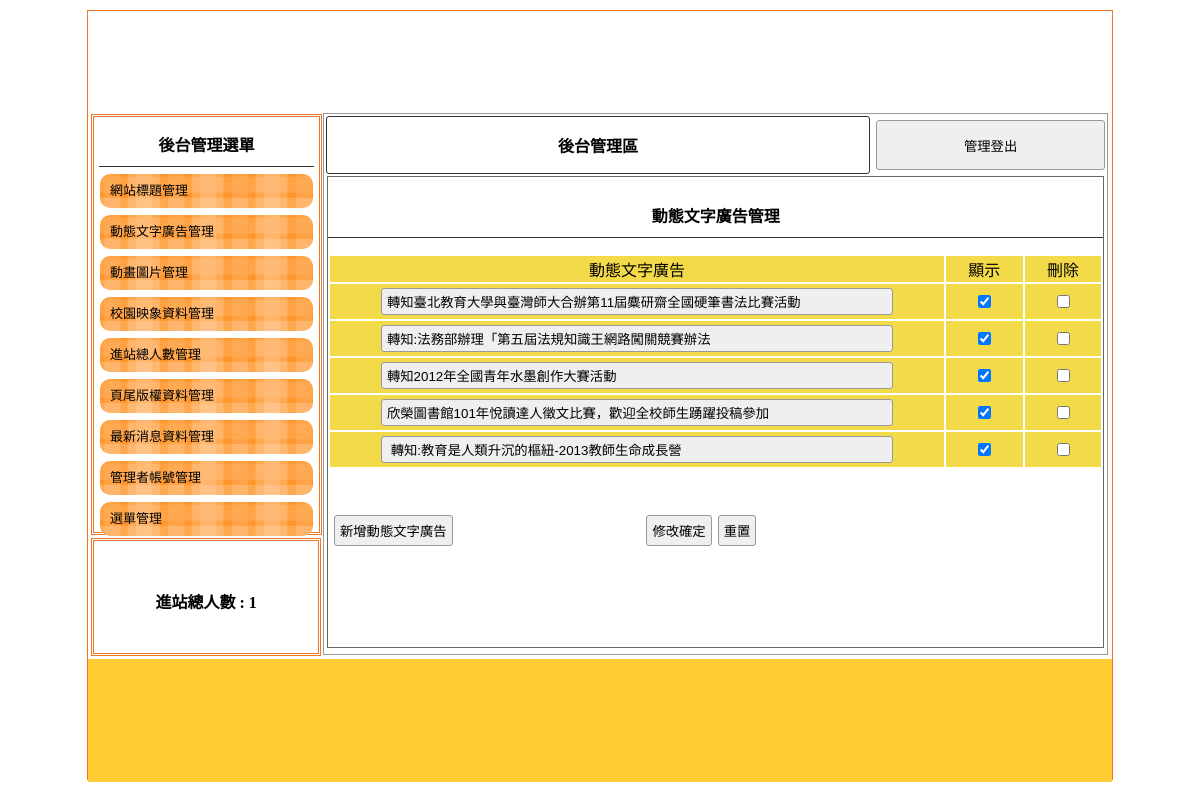
/admin.php?do=admin&redo=ad, run on the app's committed database.
### tables this page shows
CREATE TABLE `marquee` (
  `marquee_seq` int(10) NOT NULL,
  `marquee_txt` text NOT NULL,
  `marquee_display` int(2) NOT NULL
);

### a_ad.php (the view, shortened to what this page needs)
<?php
$sql = "select * from marquee ";
$c1  = mysqli_query($link,$sql);
$c2  = mysqli_fetch_assoc($c1);
?>
<div style="width:99%; height:87%; margin:auto; overflow:auto; border:#666 1px solid;">
                                    <p class="t cent botli">動態文字廣告管理</p>
        <form method="post"  action="">
    <table width="100%">
    	<tbody><tr class="yel">
        	<td width="80%">動態文字廣告</td><td width="10%">顯示</td><td width="10%">刪除</td>
                    </tr>
                    <?php do{ ?>
                    <tr class="yel">
                    <td width="80%"><input type="text" value="<?=$c2["marquee_txt"]?>" name="update[]" style="width:500px;" ></td>
                    <td width="10%"><input type="checkbox" name="display[]" value="<?=$c2["marquee_seq"]?>" <?php if($c2["marquee_display"] == 1){ echo "checked='checked'"; } ?> ></td>
                    <td width="10%"><input type="checkbox" name="del[]" value="<?=$c2["marquee_seq"]?>" > </td>
                    </tr>
                    <?php }while($c2  = mysqli_fetch_assoc($c1)) ?>
    </tbody></table>
           <table style="margin-top:40px; width:70%;">
     <tbody><tr>
      <td width="200px"><input type="button" onclick="op(&#39;#cover&#39;,&#39;#cvr&#39;,&#39;a_ad_add.php?do=marquee&#39;)" value="新增動態文字廣告"></td>
      <td class="cent"><input type="submit" value="修改確定"><input type="reset" value="重置"></td>
     </tr>
    </tbody></table>
        </form>
                                    </div>
                                                </div>

### admin.php (shortened to what this page needs)
<?php
include_once("title_list.php");
?>
<!DOCTYPE html PUBLIC "-//W3C//DTD XHTML 1.0 Transitional//EN" "http://www.w3.org/TR/xhtml1/DTD/xhtml1-transitional.dtd">
<html xmlns="http://www.w3.org/1999/xhtml"><head><meta http-equiv="Content-Type" content="text/html; charset=UTF-8">
<link href="./Management page_files/css.css" rel="stylesheet" type="text/css">
</head>
<body>
	<div id="main">
    	<a title="" href="?"><div class="ti" style="background:url(&#39;use/&#39;); background-size:cover;"></div></a>
        	<div id="ms">
             	<div id="lf" style="float:left;">
            		<div id="menuput" class="dbor">
                    	                    		<span class="t botli">後台管理選單</span>
                			                            <a style="color:#000; font-size:13px; text-decoration:none;" href="?do=admin&redo=title">
                            	<div class="mainmu">
                    			網站標題管理                    			</div>
                            </a>
							                            <a style="color:#000; font-size:13px; text-decoration:none;" href="?do=admin&redo=ad">
                            	<div class="mainmu">
                    			動態文字廣告管理                    			</div>
                            </a>
							                            <a style="color:#000; font-size:13px; text-decoration:none;" href="?do=admin&redo=mvim">
                            	<div class="mainmu">
                    			動畫圖片管理                    			</div>
                            </a>
							                            <a style="color:#000; font-size:13px; text-decoration:none;" href="?do=admin&redo=image">
                            	<div class="mainmu">
                    			校園映象資料管理                    			</div>
                            </a>
										    <a style="color:#000; font-size:13px; text-decoration:none;" href="?do=admin&redo=total">
                            	<div class="mainmu">
                    			進站總人數管理                    			</div>
                            </a>
							                            <a style="color:#000; font-size:13px; text-decoration:none;" href="?do=admin&redo=bottom">
                            	<div class="mainmu">
                    			頁尾版權資料管理                    			</div>
                            </a>
							                            <a style="color:#000; font-size:13px; text-decoration:none;" href="?do=admin&redo=news">
                            	<div class="mainmu">
                    			最新消息資料管理                    			</div>
                            </a>
							                            <a style="color:#000; font-size:13px; text-decoration:none;" href="?do=admin&redo=admin">
                            	<div class="mainmu">
                    			管理者帳號管理                    			</div>
                            </a>
										    <a style="color:#000; font-size:13px; text-decoration:none;" href="?do=admin&redo=menu">
                            	<div class="mainmu">
                    			選單管理                    			</div>
                            </a>
							                    </div>
                    <div class="dbor" style="margin:3px; width:95%; height:20%; line-height:100px;">
                    	<span class="t">進站總人數 :
                        	1                        </span>
                    </div>
        		</div>
                <div class="di" style="height:540px; border:#999 1px solid; width:76.5%; margin:2px 0px 0px 0px; float:left; position:relative; left:20px;">
                                                    <table width="100%">
                                	<tbody><tr>
                                    	<td style="width:70%;font-weight:800; border:#333 1px solid; border-radius:3px;" class="cent"><a href="?do=admin" style="color:#000; text-decoration:none;">後台管理區</a></td><td><button onclick="document.cookie=&#39;user=&#39;;location.replace(&#39;?&#39;)" style="width:99%; margin-right:2px; height:50px;">管理登出</button></td>
                                    </tr>
                                </tbody></table>
								<?php include_once($list[$web]);  ?>
                             </div>
            	<div style="width:1024px; left:0px; position:relative; background:#FC3; margin-top:4px; height:123px; display:block;">
                	<span class="t" style="line-height:123px;"></span>
                </div>
    </div>
</body></html>

### Management page_files/css.css (style rules this page uses)
body { padding:0px; margin:0px; }
#main { width:1024px; height:768px; margin:10px auto 10px auto; border:#EE7728 1px solid; position:relative; }
.ti { width:100%; height:100px; position:relative; background-size:cover; background-repeat:no-repeat; }
.dbor { border:#EE7728 double 3px; margin:1px; padding:2px 10px 2px 10px; }
.t { font-weight:800; display:block; text-align:center; padding:10px 1px 10px 1px; }
.botli { border-bottom:#333 1px solid; }
.mainmu { position:relative; border-radius:10px; background:url(icon/menu.fw.png) center no-repeat; background-size:cover; line-height:30px; padding:2px 10px 2px 10px; margin:7px 1px 7px 1px; }
#lf { height:540px; width:21%; display:inline-block; }
#menuput { width:100%; height:75%; position:relative; padding:5px; display:block; margin: 3px; }
.di { display:inline-block; }
.cent { text-align:center; }
input,button { border:#999 1px solid; border-radius:3px; background:#EFEFEF; padding:5px; margin:3px; }
input[type=text],input[type=password] { width:150px; }
.yel td { background:#F3DA49; text-align:center; }

### data on the page
marquee: marquee_txt "轉知臺北教育大學與臺灣師大合辦第11屆麋研齋全國硬筆書法比賽活動", marquee_display "☑"
marquee: marquee_txt "轉知:法務部辦理「第五屆法規知識王網路闖關競賽辦法", marquee_display "☑"
marquee: marquee_txt "轉知2012年全國青年水墨創作大賽活動", marquee_display "☑"
marquee: marquee_txt "欣榮圖書館101年悅讀達人徵文比賽，歡迎全校師生踴躍投稿參加", marquee_display "☑"
marquee: marquee_txt "轉知:教育是人類升沉的樞紐-2013教師生命成長營", marquee_display "☑"
